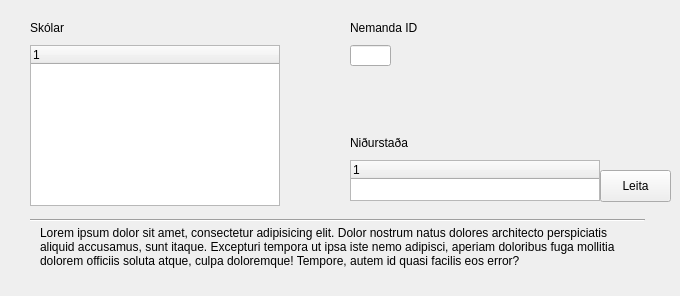
      <widget class="QWidget" name="studentsTabCreate_2">
       <attribute name="title">
        <string>Nemandi</string>
       </attribute>
       <widget class="QLabel" name="label_39">
        <property name="geometry">
         <rect>
          <x>40</x>
          <y>226</y>
          <width>595</width>
          <height>61</height>
         </rect>
        </property>
        <property name="text">
         <string>Lorem ipsum dolor sit amet, consectetur adipisicing elit. Dolor nostrum natus dolores architecto perspiciatis aliquid accusamus, sunt itaque. Excepturi tempora ut ipsa iste nemo adipisci, aperiam doloribus fuga mollitia dolorem officiis soluta atque, culpa doloremque! Tempore, autem id quasi facilis eos error?</string>
        </property>
        <property name="textFormat">
         <enum>Qt::AutoText</enum>
        </property>
        <property name="scaledContents">
         <bool>false</bool>
        </property>
        <property name="alignment">
         <set>Qt::AlignLeading|Qt::AlignLeft|Qt::AlignTop</set>
        </property>
        <property name="wordWrap">
         <bool>true</bool>
        </property>
       </widget>
       <widget class="Line" name="line_14">
        <property name="geometry">
         <rect>
          <x>30</x>
          <y>210</y>
          <width>615</width>
          <height>20</height>
         </rect>
        </property>
        <property name="orientation">
         <enum>Qt::Horizontal</enum>
        </property>
       </widget>
       <widget class="QTreeWidget" name="treeWidget_21">
        <property name="geometry">
         <rect>
          <x>30</x>
          <y>45</y>
          <width>250</width>
          <height>161</height>
         </rect>
        </property>
        <column>
         <property name="text">
          <string notr="true">1</string>
         </property>
        </column>
       </widget>
       <widget class="QLabel" name="label_88">
        <property name="geometry">
         <rect>
          <x>30</x>
          <y>20</y>
          <width>101</width>
          <height>16</height>
         </rect>
        </property>
        <property name="text">
         <string>Skólar</string>
        </property>
       </widget>
       <widget class="QLabel" name="label_89">
        <property name="geometry">
         <rect>
          <x>350</x>
          <y>135</y>
          <width>101</width>
          <height>16</height>
         </rect>
        </property>
        <property name="text">
         <string>Niðurstaða</string>
        </property>
       </widget>
       <widget class="QPushButton" name="pushButton_20">
        <property name="geometry">
         <rect>
          <x>600</x>
          <y>170</y>
          <width>71</width>
          <height>32</height>
         </rect>
        </property>
        <property name="text">
         <string>Leita</string>
        </property>
       </widget>
       <widget class="QTreeWidget" name="treeWidget_22">
        <property name="geometry">
         <rect>
          <x>350</x>
          <y>160</y>
          <width>250</width>
          <height>41</height>
         </rect>
        </property>
        <column>
         <property name="text">
          <string notr="true">1</string>
         </property>
        </column>
       </widget>
       <widget class="QLabel" name="label_90">
        <property name="geometry">
         <rect>
          <x>350</x>
          <y>20</y>
          <width>101</width>
          <height>16</height>
         </rect>
        </property>
        <property name="text">
         <string>Nemanda ID</string>
        </property>
       </widget>
       <widget class="QLineEdit" name="lineEdit_17">
        <property name="geometry">
         <rect>
          <x>350</x>
          <y>45</y>
          <width>41</width>
          <height>21</height>
         </rect>
        </property>
        <property name="text">
         <string/>
        </property>
        <property name="maxLength">
         <number>11</number>
        </property>
        <property name="clearButtonEnabled">
         <bool>true</bool>
        </property>
       </widget>
      </widget>
